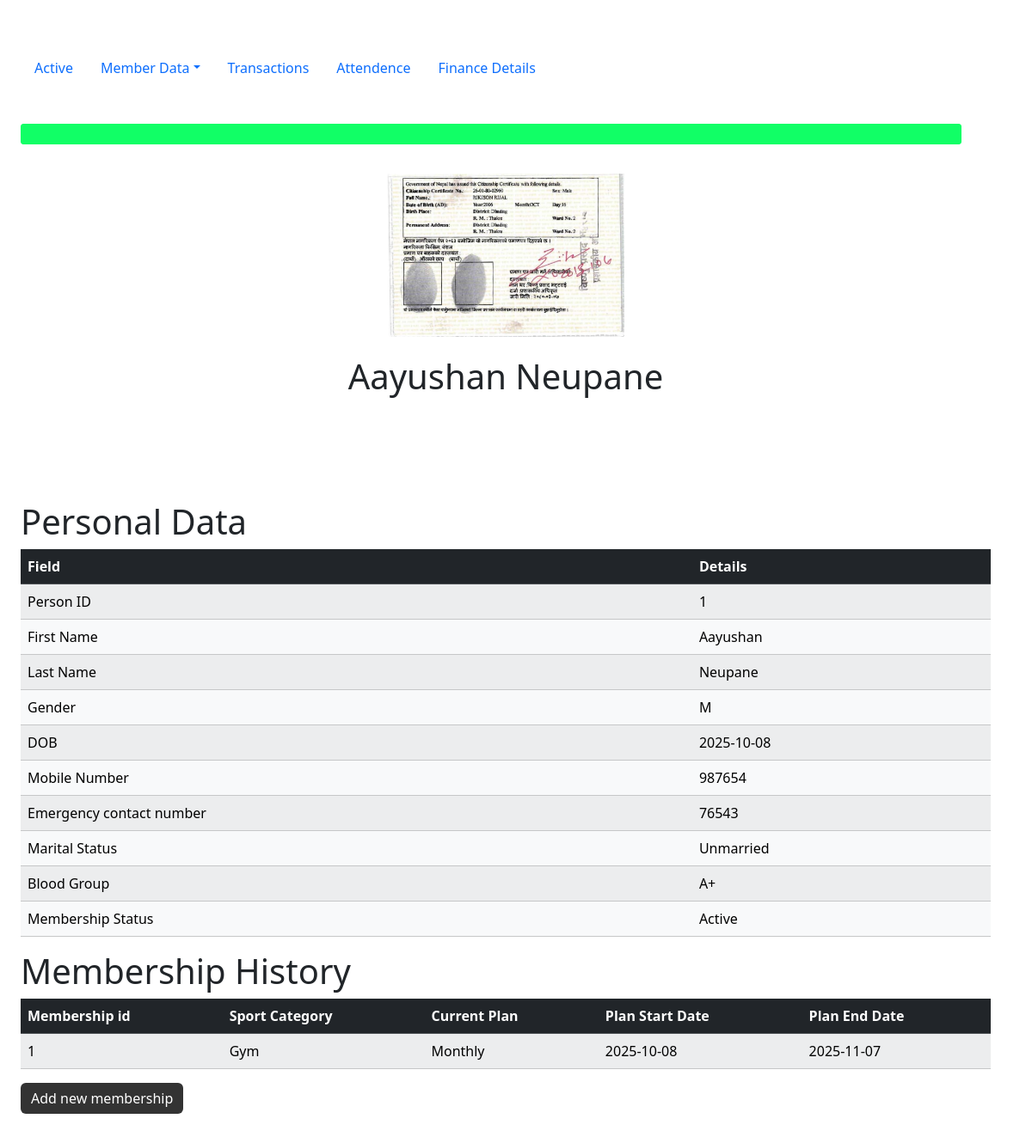
Page /fetch_data?member_id=1 on the committed database.
### tables this page shows
CREATE TABLE persons(
    person_id INTEGER, /*primary key for  member*/
    first_name TEXT,
    last_name TEXT,
    photo TEXT, /* passport size photo name, which will be stored in /static/uploads */
    gender VARCHAR(1),/* M or F or O (Male, Female, Other) */
    dob DATE,
    temporary_address TEXT,
    permanent_address TEXT,
    mobile_number TEXT,
    occupation TEXT,
    emergency_number TEXT,
    married INTEGER, /* 0 for unmarried 1 for married*/
    blood_group TEXT,
    PRIMARY KEY (person_id) /* Automatically increments the id for new record in the table */
);

CREATE TABLE memberships(
    membership_id INTEGER,
    sport_category TEXT,
    current_plan TEXT,
    plan_start_date DATE,
    plan_end_date DATE,
    member_id INTEGER,
    FOREIGN KEY (member_id) REFERENCES members(member_id)
    PRIMARY KEY(membership_id)
);

### app.py (the view)
@app.route("/fetch_data")
def fetch_data():
    id_in_url = request.args.get('member_id')
    details = db.execute("SELECT * FROM persons WHERE persons.person_id = ?", id_in_url)[0]
    ongoing_plans = db.execute("SELECT * FROM memberships WHERE member_id = ?", id_in_url)
    plan_ongoing = False
    if(len(ongoing_plans) != 0):
        plan_ongoing = True
    return render_template("fetch_data.html", current_page="member_data", details=details, plan_ongoing=plan_ongoing, ongoing_plans=ongoing_plans)

### templates/fetch_data.html (shortened to what this page needs)
{% extends "template.html" %}
{% block body %}
    <div class="container center">
        <br>
        <img src='static/uploads/{{details["photo"]}}' class="profile_photo"/>
    </div>
    <div class="center separate">
        <h1>{{details["first_name"]}} {{details["last_name"]}}</h1>
    </div>
    <h1>Personal Data</h1>
    <table class="table table-striped">
            <thead class="table-dark">
                <tr>
                        <th>Field</th>
                        <th>Details</th>
                </tr>
            </thead>
            <tbody class="table-light">
                    <tr>
                        <td>Person ID</td>
                        <td data-id="{{details['person_id']}}" id="fetched_person_id">{{details["person_id"]}}</td>
                    </tr>
                    <tr>
                        <td>First Name</td>
                        <td>{{details["first_name"]}}</td>
                    </tr>
                    <tr>
                        <td>Last Name</td>
                        <td>{{details["last_name"]}}</td>
                    </tr>
                    <tr>
                        <td>Gender</td>
                        <td>{{details["gender"]}}</td>
                    </tr>
                    <tr>
                        <td>DOB</td>
                        <td>{{details["dob"]}}</td>
                    </tr>
                     <tr>
                        <td>Mobile Number</td>
                        <td>{{details["mobile_number"]}}</td>
                    </tr>
                     <tr>
                        <td>Emergency contact number</td>
                        <td>{{details["emergency_number"]}}</td>
                    </tr>
                     <tr>
                        <td>Marital Status</td>
                        <td>
                            {% if details["married"] %}
                                Married
                            {% else %}
                                Unmarried
                            {% endif %}
                    </tr>
                     <tr>
                        <td>Blood Group</td>
                        <td>{{details["blood_group"]}}</td>
                    </tr>
                    <tr>
                        <td>Membership Status</td>
                        <td>{% if plan_ongoing %} Active {% else %} Inactive {% endif %}</td>
                    </tr>
            </tbody>
    </table>
    {% if plan_ongoing %}
        <h1>Membership History</h1>
        <div>
            <table class="table table-striped">
                <thead class="table-dark">
                    <th>Membership id</th>
                    <th>Sport Category</th>
                    <th>Current Plan</th>
                    <th>Plan Start Date</th>
                    <th>Plan End Date</th>
                </thead>
                <tbody class="table-light" id="membership_list_table">
                    {% for plan in ongoing_plans %}
                    <tr>
                        <td>{{plan.membership_id}}</td>
                        <td>{{plan.sport_category}}</td>
                        <td>{{plan.current_plan}}</td>
                        <td>{{plan.plan_start_date}}</td>
                        <td>{{plan.plan_end_date}}</td>
                    </tr>
                    {% endfor %}
                </tbody>
            </table>
        </div>
    {% endif %}
    <button id="membership_renewer" class="black-button btn btn-primary mb-3 d-flex align-items-center gap-3">Add new membership</button>
{% endblock %}

### static/main.css (style rules this page uses)
body { padding: 1%; }
body { margin: 2% 3% 4% 1%; }
.profile_photo { height: 25%; width: 25%; }
.center { display: flex; align-items: center; justify-content: center; }
.separate { margin-top: 2%; margin-bottom: 10%; }
.black-button { background: #333; border: #333; }

### rows in the picture
persons: photo (picture), first_name "Aayushan", last_name "Neupane", person_id "1", gender "M", dob "2025-10-08", mobile_number "987654", emergency_number "76543", blood_group "A+"
memberships: membership_id "1", sport_category "Gym", current_plan "Monthly", plan_start_date "2025-10-08", plan_end_date "2025-11-07"
